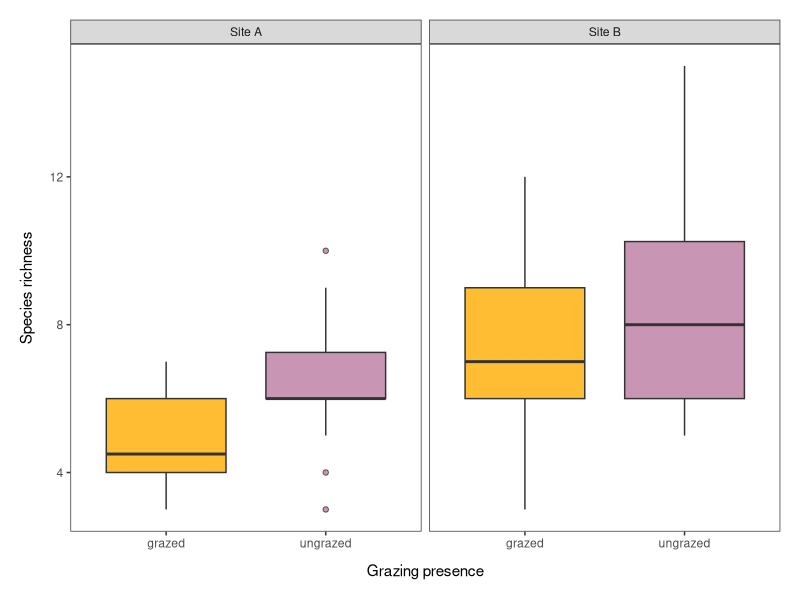
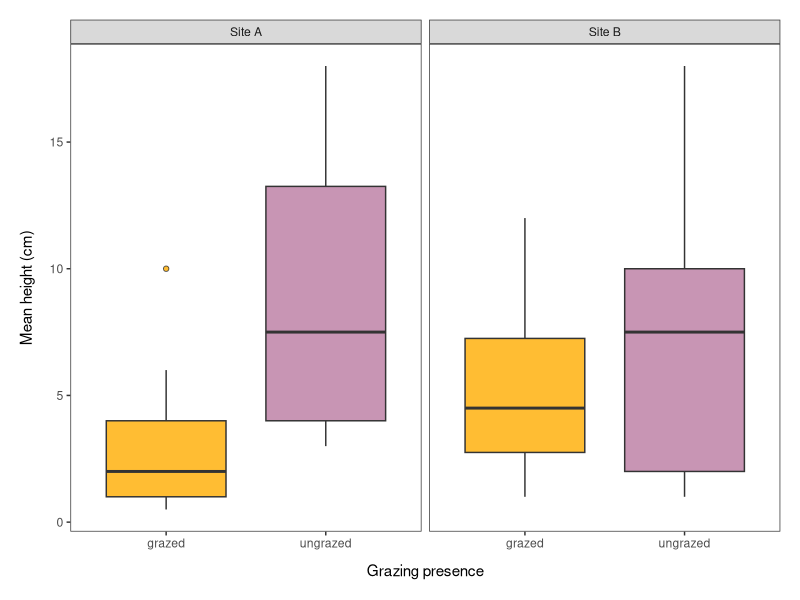
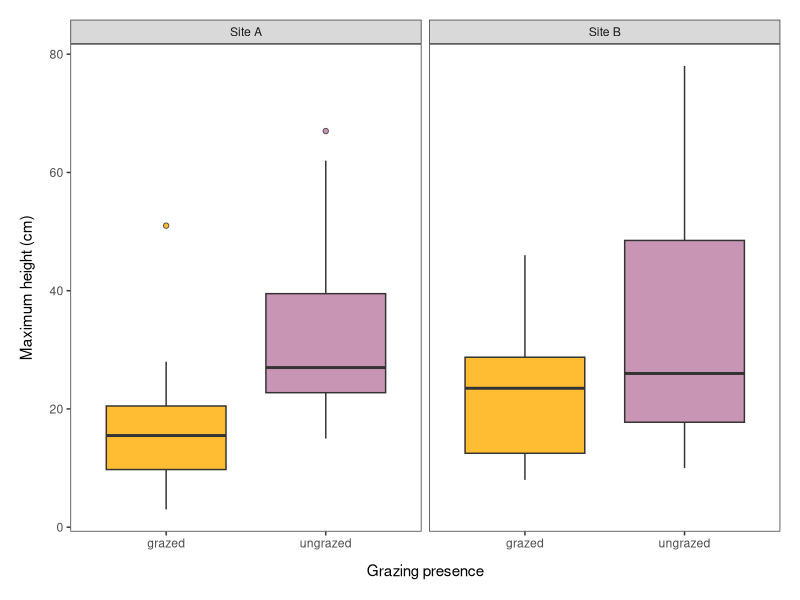
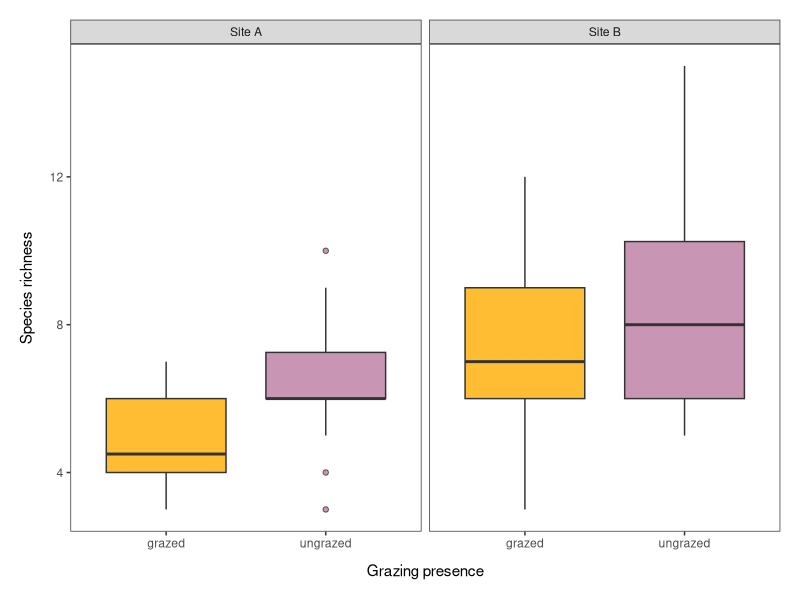
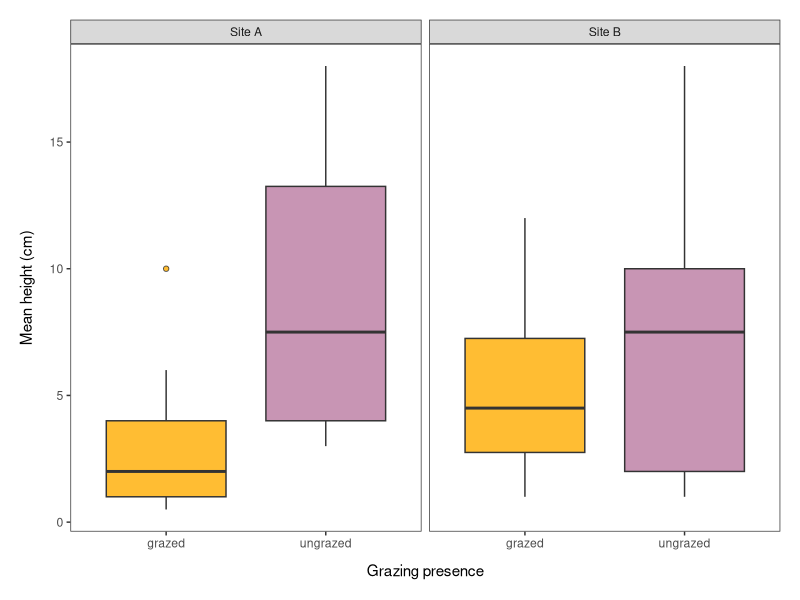
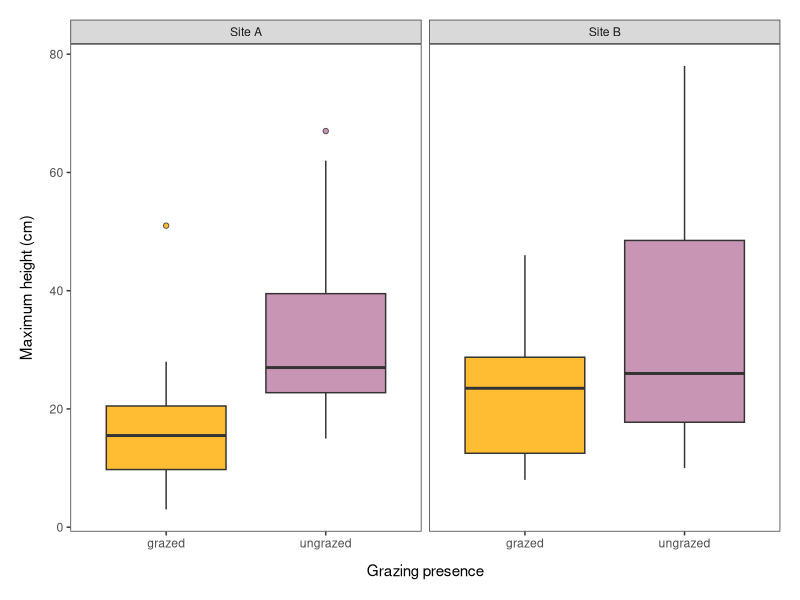

These figures' R source, in order:
### Figures for LE Project course
### Topic: effect of grazing in Stensjö's thinned forests on species richness
### Emma Gemal, Stockholm University 

## Library ---- 
library(tidyverse)

## Loading the data ----
grazing <- read.csv("Data/full_data.csv", header = T)

str(grazing)   # site and plot are integers
summary(grazing)

### Data manipulation ----
grazing <- grazing %>% 
              mutate(site = as.character(site),
                     plot = as.factor(plot))
str(grazing)


### Boxplots ----
themegz <- theme_bw() +
              theme(panel.grid = element_blank(),
                    axis.title.x = 
                      element_text(margin = margin(t = 10, r = 0, b = 0, l = 0)),
                    axis.title.y = 
                      element_text(margin = margin(t = 0, r = 10, b = 0, l = 0)),
                    legend.position = "none") +
              theme(plot.margin = unit(c(0.5, 0.5, 0.5, 0.5), "cm"))

# changing names for site 
grazing2 <- grazing %>% 
              mutate(site = case_when(site == "1" ~ "Site A",
                                      site == "2" ~ "Site B"))      
str(grazing)

## Species richness vs. grazing ---
(rich_plot <- ggplot(grazing2, aes(x = grazing, y = richness)) +
                geom_boxplot(aes(fill = grazing), outlier.shape = 21, alpha = 0.8) +
                facet_wrap(~site) +
                ylab("Species richness") +
                xlab("Grazing presence") +
                themegz +
                scale_fill_manual(values = c("#FFAD00", "#BA7BA1")))

ggsave("Figures/richness_grazing.png", plot = rich_plot, height = 3.5, width = 3.5, units = "in")

## Average height vs. grazing ---
(avg_plot <- ggplot(grazing2, aes(x = grazing, y = avg_height)) +
                geom_boxplot(aes(fill = grazing), outlier.shape = 21, alpha = 0.8) +
                facet_wrap(~site) +
                ylab("Mean height (cm)") +
                xlab("Grazing presence") +
                themegz +
                scale_fill_manual(values = c("#FFAD00", "#BA7BA1")))

ggsave("Figures/avgheight_grazing.png", plot = avg_plot, height = 3.5, width = 3.5, units = "in")

## Maximum height vs. grazing ---
(tall_plot <- ggplot(grazing2, aes(x = grazing, y = tallest)) +
                geom_boxplot(aes(fill = grazing), outlier.shape = 21, alpha = 0.8) +
                facet_wrap(~site) +
                ylab("Maximum height (cm)") +
                xlab("Grazing presence") +
                themegz +
                scale_fill_manual(values = c("#FFAD00", "#BA7BA1")))

ggsave("Figures/maxheight_grazing.png", plot = tall_plot, height = 4, width = 4.5, units = "in")

